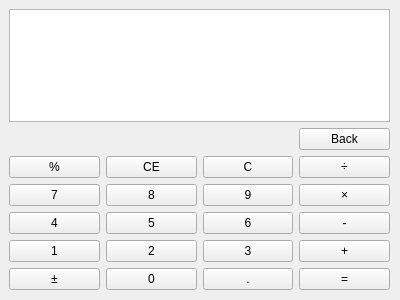
<?xml version="1.0" encoding="UTF-8"?>
<ui version="4.0">
 <class>Form</class>
 <widget class="QWidget" name="Form">
  <property name="geometry">
   <rect>
    <x>0</x>
    <y>0</y>
    <width>400</width>
    <height>300</height>
   </rect>
  </property>
  <property name="windowTitle">
   <string>Form</string>
  </property>
  <widget class="QWidget" name="gridLayoutWidget">
   <property name="geometry">
    <rect>
     <x>9</x>
     <y>9</y>
     <width>381</width>
     <height>281</height>
    </rect>
   </property>
   <layout class="QGridLayout" name="gridLayout" rowstretch="3,1,1,1,1,1,1">
    <item row="4" column="1">
     <widget class="QPushButton" name="five">
      <property name="text">
       <string>5</string>
      </property>
     </widget>
    </item>
    <item row="2" column="0">
     <widget class="QPushButton" name="percent">
      <property name="text">
       <string>%</string>
      </property>
     </widget>
    </item>
    <item row="2" column="2">
     <widget class="QPushButton" name="clear">
      <property name="text">
       <string>C</string>
      </property>
     </widget>
    </item>
    <item row="1" column="3">
     <widget class="QPushButton" name="back">
      <property name="text">
       <string>Back</string>
      </property>
     </widget>
    </item>
    <item row="2" column="3">
     <widget class="QPushButton" name="divide">
      <property name="text">
       <string>÷</string>
      </property>
     </widget>
    </item>
    <item row="4" column="3">
     <widget class="QPushButton" name="minus">
      <property name="text">
       <string>-</string>
      </property>
     </widget>
    </item>
    <item row="6" column="1">
     <widget class="QPushButton" name="zero">
      <property name="text">
       <string>0</string>
      </property>
     </widget>
    </item>
    <item row="5" column="1">
     <widget class="QPushButton" name="two">
      <property name="text">
       <string>2</string>
      </property>
     </widget>
    </item>
    <item row="2" column="1">
     <widget class="QPushButton" name="clear_error">
      <property name="text">
       <string>CE</string>
      </property>
     </widget>
    </item>
    <item row="3" column="3">
     <widget class="QPushButton" name="multi">
      <property name="text">
       <string>×</string>
      </property>
     </widget>
    </item>
    <item row="6" column="3">
     <widget class="QPushButton" name="equal">
      <property name="text">
       <string>=</string>
      </property>
     </widget>
    </item>
    <item row="3" column="1">
     <widget class="QPushButton" name="eight">
      <property name="text">
       <string>8</string>
      </property>
     </widget>
    </item>
    <item row="6" column="2">
     <widget class="QPushButton" name="dot">
      <property name="text">
       <string>.</string>
      </property>
     </widget>
    </item>
    <item row="6" column="0">
     <widget class="QPushButton" name="negative">
      <property name="text">
       <string>±</string>
      </property>
     </widget>
    </item>
    <item row="4" column="2">
     <widget class="QPushButton" name="six">
      <property name="text">
       <string>6</string>
      </property>
     </widget>
    </item>
    <item row="5" column="3">
     <widget class="QPushButton" name="plus">
      <property name="text">
       <string>+</string>
      </property>
     </widget>
    </item>
    <item row="3" column="2">
     <widget class="QPushButton" name="nine">
      <property name="text">
       <string>9</string>
      </property>
     </widget>
    </item>
    <item row="5" column="2">
     <widget class="QPushButton" name="three">
      <property name="text">
       <string>3</string>
      </property>
     </widget>
    </item>
    <item row="3" column="0">
     <widget class="QPushButton" name="seven">
      <property name="text">
       <string>7</string>
      </property>
     </widget>
    </item>
    <item row="4" column="0">
     <widget class="QPushButton" name="four">
      <property name="text">
       <string>4</string>
      </property>
     </widget>
    </item>
    <item row="5" column="0">
     <widget class="QPushButton" name="one">
      <property name="text">
       <string>1</string>
      </property>
     </widget>
    </item>
    <item row="0" column="0" colspan="4">
     <widget class="QTextEdit" name="textEdit"/>
    </item>
   </layout>
  </widget>
 </widget>
 <resources/>
 <connections/>
</ui>
